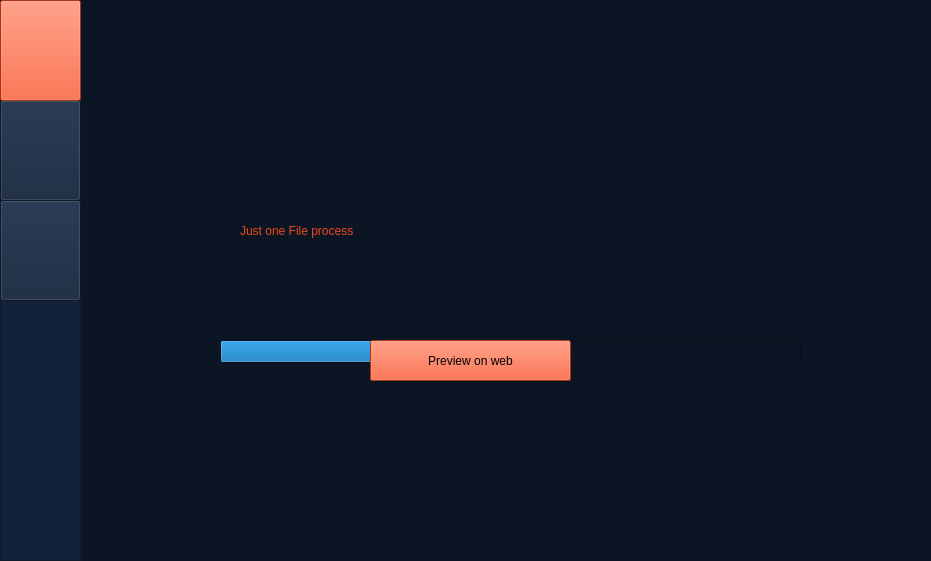
<?xml version="1.0" encoding="UTF-8"?>
<ui version="4.0">
 <class>Dialog</class>
 <widget class="QDialog" name="Dialog">
  <property name="geometry">
   <rect>
    <x>0</x>
    <y>0</y>
    <width>931</width>
    <height>561</height>
   </rect>
  </property>
  <property name="windowTitle">
   <string>Dialog</string>
  </property>
  <widget class="QWidget" name="widget" native="true">
   <property name="enabled">
    <bool>true</bool>
   </property>
   <property name="geometry">
    <rect>
     <x>0</x>
     <y>0</y>
     <width>931</width>
     <height>561</height>
    </rect>
   </property>
   <property name="autoFillBackground">
    <bool>false</bool>
   </property>
   <property name="styleSheet">
    <string notr="true">background-color:#0C1524</string>
   </property>
   <widget class="QLabel" name="label_2">
    <property name="geometry">
     <rect>
      <x>240</x>
      <y>180</y>
      <width>461</width>
      <height>101</height>
     </rect>
    </property>
    <property name="styleSheet">
     <string notr="true">font: 36pt &quot;MS Shell Dlg 2&quot;;
color:#ED481D;</string>
    </property>
    <property name="text">
     <string>Just one File process</string>
    </property>
    <property name="scaledContents">
     <bool>true</bool>
    </property>
   </widget>
   <widget class="QPushButton" name="choose_file_btn">
    <property name="geometry">
     <rect>
      <x>370</x>
      <y>340</y>
      <width>201</width>
      <height>41</height>
     </rect>
    </property>
    <property name="styleSheet">
     <string notr="true">background-color:#ED481D;
color:'white'</string>
    </property>
    <property name="text">
     <string>Choose file Video</string>
    </property>
   </widget>
   <widget class="QProgressBar" name="progressBar">
    <property name="geometry">
     <rect>
      <x>220</x>
      <y>340</y>
      <width>581</width>
      <height>23</height>
     </rect>
    </property>
    <property name="value">
     <number>50</number>
    </property>
   </widget>
   <widget class="QPushButton" name="preview_btn">
    <property name="geometry">
     <rect>
      <x>370</x>
      <y>340</y>
      <width>201</width>
      <height>41</height>
     </rect>
    </property>
    <property name="styleSheet">
     <string notr="true">background-color:#ED481D;
color:'white'</string>
    </property>
    <property name="text">
     <string>Preview on web</string>
    </property>
   </widget>
   <widget class="QLabel" name="label_3">
    <property name="geometry">
     <rect>
      <x>840</x>
      <y>20</y>
      <width>71</width>
      <height>81</height>
     </rect>
    </property>
    <property name="styleSheet">
     <string notr="true">font: 36pt &quot;MS Shell Dlg 2&quot;;
color:#ED481D;</string>
    </property>
    <property name="text">
     <string/>
    </property>
    <property name="pixmap">
     <pixmap>../icon/Indezy-Logo-Vertical-REV01-White.png</pixmap>
    </property>
    <property name="scaledContents">
     <bool>true</bool>
    </property>
   </widget>
   <widget class="QFrame" name="frame">
    <property name="geometry">
     <rect>
      <x>0</x>
      <y>0</y>
      <width>81</width>
      <height>561</height>
     </rect>
    </property>
    <property name="styleSheet">
     <string notr="true">background-color:#13223A;</string>
    </property>
    <property name="frameShape">
     <enum>QFrame::StyledPanel</enum>
    </property>
    <property name="frameShadow">
     <enum>QFrame::Raised</enum>
    </property>
    <widget class="QPushButton" name="setting_btn">
     <property name="geometry">
      <rect>
       <x>0</x>
       <y>100</y>
       <width>81</width>
       <height>101</height>
      </rect>
     </property>
     <property name="styleSheet">
      <string notr="true">background-color:#13223A;
color:'white'
</string>
     </property>
     <property name="text">
      <string/>
     </property>
     <property name="icon">
      <iconset>
       <normaloff>../icon/setting_icon.png</normaloff>../icon/setting_icon.png</iconset>
     </property>
     <property name="iconSize">
      <size>
       <width>50</width>
       <height>50</height>
      </size>
     </property>
    </widget>
    <widget class="QPushButton" name="process_btn">
     <property name="geometry">
      <rect>
       <x>0</x>
       <y>0</y>
       <width>81</width>
       <height>101</height>
      </rect>
     </property>
     <property name="styleSheet">
      <string notr="true">background-color:#ED481D;
color:'white'</string>
     </property>
     <property name="text">
      <string/>
     </property>
     <property name="icon">
      <iconset>
       <normaloff>../icon/clock.c405f4dc.png</normaloff>../icon/clock.c405f4dc.png</iconset>
     </property>
     <property name="iconSize">
      <size>
       <width>50</width>
       <height>50</height>
      </size>
     </property>
    </widget>
    <widget class="QPushButton" name="exit_btn">
     <property name="geometry">
      <rect>
       <x>0</x>
       <y>200</y>
       <width>81</width>
       <height>101</height>
      </rect>
     </property>
     <property name="styleSheet">
      <string notr="true"/>
     </property>
     <property name="text">
      <string/>
     </property>
     <property name="icon">
      <iconset>
       <normaloff>../icon/exit.png</normaloff>../icon/exit.png</iconset>
     </property>
     <property name="iconSize">
      <size>
       <width>50</width>
       <height>50</height>
      </size>
     </property>
    </widget>
   </widget>
  </widget>
 </widget>
 <resources/>
 <connections/>
</ui>
